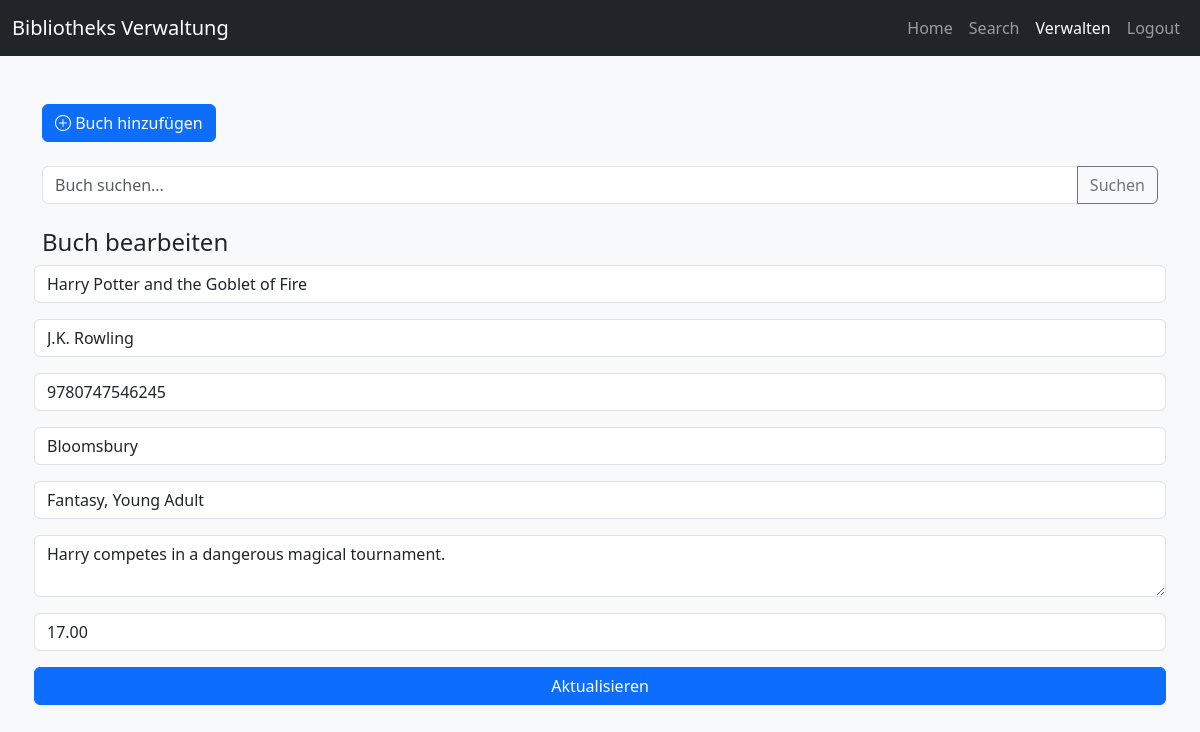
Page /dashboard.php?edit=8 (signed in) on the committed database.
### tables this page shows
CREATE TABLE `t_buecher` (
  `buchNr` int(11) NOT NULL,
  `ISBN` varchar(50) DEFAULT NULL,
  `Titel` varchar(255) DEFAULT NULL,
  `Author` varchar(100) NOT NULL,
  `Verlag` varchar(255) DEFAULT NULL,
  `Kategorie` varchar(100) DEFAULT NULL,
  `Beschreibung` varchar(500) DEFAULT NULL,
  `Anschaffungskosten` decimal(10,2) DEFAULT NULL,
  `ausleih` tinyint(1) NOT NULL
);

### dashboard.php (the view, shortened to what this page needs)
<?php
require 'content/datenbankverbindung.php';
$search_term = $_SESSION['search_term'] ?? '';
$editBook = null;
if (isset($_GET['edit'])) {
    $stmt = $pdo->prepare("SELECT * FROM t_buecher WHERE buchNr = ?");
    $stmt->execute([$_GET['edit']]);
    $editBook = $stmt->fetch();
}
?>
<!DOCTYPE html>
<html lang="de">
<head>
    <link href="https://cdn.jsdelivr.net/npm/bootstrap@5.3.2/dist/css/bootstrap.min.css" rel="stylesheet">
    <link href="https://cdn.jsdelivr.net/npm/bootstrap-icons@1.11.1/font/bootstrap-icons.css" rel="stylesheet">
</head>
<body class="bg-light">
<?php include 'content/navbar.php'; ?>
<div class="container py-5">
<div class="d-flex gap-2 mb-4">
    <a href="dashboard.php?action=add" class="btn btn-primary">
        <i class="bi bi-plus-circle"></i> Buch hinzufügen
    </a>
</div>
<form class="input-group mb-4">
    <input type="text" name="q" class="form-control" placeholder="Buch suchen..." value="<?= htmlspecialchars($search_term); ?>">
    <button class="btn btn-outline-secondary">Suchen</button>
</form>
<?php if ($editBook): ?>
<h4>Buch bearbeiten</h4>
<form method="post" class="row g-3">
    <input class="form-control" name="titel" value="<?= $editBook['Titel'] ?>" required>
    <input class="form-control" name="autor" value="<?= $editBook['Author'] ?>" required>
    <input class="form-control" name="isbn" value="<?= $editBook['ISBN'] ?>">
    <input class="form-control" name="verlag" value="<?= $editBook['Verlag'] ?>">
    <input class="form-control" name="kategorie" value="<?= $editBook['Kategorie'] ?>">
    <textarea class="form-control" name="beschreibung"><?= $editBook['Beschreibung'] ?></textarea>
    <input class="form-control" type="number" step="0.01" name="anschaffungskosten" value="<?= $editBook['Anschaffungskosten'] ?>">
    <button name="update" class="btn btn-primary">Aktualisieren</button>
</form>
<?php endif; ?>
</div>
</body>
</html>

### rows in the picture
t_buecher: titel "Harry Potter and the Goblet of Fire", autor "J.K. Rowling", isbn "9780747546245", verlag "Bloomsbury", kategorie "Fantasy, Young Adult", beschreibung "Harry competes in a dangerous magical tournament.", anschaffungskosten "17.00"
